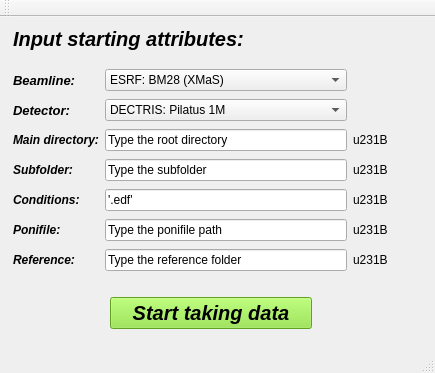
<?xml version="1.0" encoding="UTF-8"?>
<ui version="4.0">
 <class>MainWindow</class>
 <widget class="QMainWindow" name="MainWindow">
  <property name="geometry">
   <rect>
    <x>0</x>
    <y>0</y>
    <width>435</width>
    <height>373</height>
   </rect>
  </property>
  <property name="windowTitle">
   <string>MainWindow</string>
  </property>
  <widget class="QWidget" name="centralwidget">
   <widget class="QPushButton" name="button_start">
    <property name="geometry">
     <rect>
      <x>110</x>
      <y>280</y>
      <width>202</width>
      <height>32</height>
     </rect>
    </property>
    <property name="palette">
     <palette>
      <active>
       <colorrole role="WindowText">
        <brush brushstyle="SolidPattern">
         <color alpha="255">
          <red>0</red>
          <green>0</green>
          <blue>0</blue>
         </color>
        </brush>
       </colorrole>
       <colorrole role="Button">
        <brush brushstyle="SolidPattern">
         <color alpha="255">
          <red>138</red>
          <green>226</green>
          <blue>52</blue>
         </color>
        </brush>
       </colorrole>
       <colorrole role="Light">
        <brush brushstyle="SolidPattern">
         <color alpha="255">
          <red>198</red>
          <green>255</green>
          <blue>143</blue>
         </color>
        </brush>
       </colorrole>
       <colorrole role="Midlight">
        <brush brushstyle="SolidPattern">
         <color alpha="255">
          <red>168</red>
          <green>240</green>
          <blue>97</blue>
         </color>
        </brush>
       </colorrole>
       <colorrole role="Dark">
        <brush brushstyle="SolidPattern">
         <color alpha="255">
          <red>69</red>
          <green>113</green>
          <blue>26</blue>
         </color>
        </brush>
       </colorrole>
       <colorrole role="Mid">
        <brush brushstyle="SolidPattern">
         <color alpha="255">
          <red>92</red>
          <green>151</green>
          <blue>34</blue>
         </color>
        </brush>
       </colorrole>
       <colorrole role="Text">
        <brush brushstyle="SolidPattern">
         <color alpha="255">
          <red>0</red>
          <green>0</green>
          <blue>0</blue>
         </color>
        </brush>
       </colorrole>
       <colorrole role="BrightText">
        <brush brushstyle="SolidPattern">
         <color alpha="255">
          <red>255</red>
          <green>255</green>
          <blue>255</blue>
         </color>
        </brush>
       </colorrole>
       <colorrole role="ButtonText">
        <brush brushstyle="SolidPattern">
         <color alpha="255">
          <red>0</red>
          <green>0</green>
          <blue>0</blue>
         </color>
        </brush>
       </colorrole>
       <colorrole role="Base">
        <brush brushstyle="SolidPattern">
         <color alpha="255">
          <red>255</red>
          <green>255</green>
          <blue>255</blue>
         </color>
        </brush>
       </colorrole>
       <colorrole role="Window">
        <brush brushstyle="SolidPattern">
         <color alpha="255">
          <red>138</red>
          <green>226</green>
          <blue>52</blue>
         </color>
        </brush>
       </colorrole>
       <colorrole role="Shadow">
        <brush brushstyle="SolidPattern">
         <color alpha="255">
          <red>0</red>
          <green>0</green>
          <blue>0</blue>
         </color>
        </brush>
       </colorrole>
       <colorrole role="AlternateBase">
        <brush brushstyle="SolidPattern">
         <color alpha="255">
          <red>196</red>
          <green>240</green>
          <blue>153</blue>
         </color>
        </brush>
       </colorrole>
       <colorrole role="ToolTipBase">
        <brush brushstyle="SolidPattern">
         <color alpha="255">
          <red>255</red>
          <green>255</green>
          <blue>220</blue>
         </color>
        </brush>
       </colorrole>
       <colorrole role="ToolTipText">
        <brush brushstyle="SolidPattern">
         <color alpha="255">
          <red>0</red>
          <green>0</green>
          <blue>0</blue>
         </color>
        </brush>
       </colorrole>
       <colorrole role="PlaceholderText">
        <brush brushstyle="SolidPattern">
         <color alpha="128">
          <red>0</red>
          <green>0</green>
          <blue>0</blue>
         </color>
        </brush>
       </colorrole>
      </active>
      <inactive>
       <colorrole role="WindowText">
        <brush brushstyle="SolidPattern">
         <color alpha="255">
          <red>0</red>
          <green>0</green>
          <blue>0</blue>
         </color>
        </brush>
       </colorrole>
       <colorrole role="Button">
        <brush brushstyle="SolidPattern">
         <color alpha="255">
          <red>138</red>
          <green>226</green>
          <blue>52</blue>
         </color>
        </brush>
       </colorrole>
       <colorrole role="Light">
        <brush brushstyle="SolidPattern">
         <color alpha="255">
          <red>198</red>
          <green>255</green>
          <blue>143</blue>
         </color>
        </brush>
       </colorrole>
       <colorrole role="Midlight">
        <brush brushstyle="SolidPattern">
         <color alpha="255">
          <red>168</red>
          <green>240</green>
          <blue>97</blue>
         </color>
        </brush>
       </colorrole>
       <colorrole role="Dark">
        <brush brushstyle="SolidPattern">
         <color alpha="255">
          <red>69</red>
          <green>113</green>
          <blue>26</blue>
         </color>
        </brush>
       </colorrole>
       <colorrole role="Mid">
        <brush brushstyle="SolidPattern">
         <color alpha="255">
          <red>92</red>
          <green>151</green>
          <blue>34</blue>
         </color>
        </brush>
       </colorrole>
       <colorrole role="Text">
        <brush brushstyle="SolidPattern">
         <color alpha="255">
          <red>0</red>
          <green>0</green>
          <blue>0</blue>
         </color>
        </brush>
       </colorrole>
       <colorrole role="BrightText">
        <brush brushstyle="SolidPattern">
         <color alpha="255">
          <red>255</red>
          <green>255</green>
          <blue>255</blue>
         </color>
        </brush>
       </colorrole>
       <colorrole role="ButtonText">
        <brush brushstyle="SolidPattern">
         <color alpha="255">
          <red>0</red>
          <green>0</green>
          <blue>0</blue>
         </color>
        </brush>
       </colorrole>
       <colorrole role="Base">
        <brush brushstyle="SolidPattern">
         <color alpha="255">
          <red>255</red>
          <green>255</green>
          <blue>255</blue>
         </color>
        </brush>
       </colorrole>
       <colorrole role="Window">
        <brush brushstyle="SolidPattern">
         <color alpha="255">
          <red>138</red>
          <green>226</green>
          <blue>52</blue>
         </color>
        </brush>
       </colorrole>
       <colorrole role="Shadow">
        <brush brushstyle="SolidPattern">
         <color alpha="255">
          <red>0</red>
          <green>0</green>
          <blue>0</blue>
         </color>
        </brush>
       </colorrole>
       <colorrole role="AlternateBase">
        <brush brushstyle="SolidPattern">
         <color alpha="255">
          <red>196</red>
          <green>240</green>
          <blue>153</blue>
         </color>
        </brush>
       </colorrole>
       <colorrole role="ToolTipBase">
        <brush brushstyle="SolidPattern">
         <color alpha="255">
          <red>255</red>
          <green>255</green>
          <blue>220</blue>
         </color>
        </brush>
       </colorrole>
       <colorrole role="ToolTipText">
        <brush brushstyle="SolidPattern">
         <color alpha="255">
          <red>0</red>
          <green>0</green>
          <blue>0</blue>
         </color>
        </brush>
       </colorrole>
       <colorrole role="PlaceholderText">
        <brush brushstyle="SolidPattern">
         <color alpha="128">
          <red>0</red>
          <green>0</green>
          <blue>0</blue>
         </color>
        </brush>
       </colorrole>
      </inactive>
      <disabled>
       <colorrole role="WindowText">
        <brush brushstyle="SolidPattern">
         <color alpha="255">
          <red>69</red>
          <green>113</green>
          <blue>26</blue>
         </color>
        </brush>
       </colorrole>
       <colorrole role="Button">
        <brush brushstyle="SolidPattern">
         <color alpha="255">
          <red>138</red>
          <green>226</green>
          <blue>52</blue>
         </color>
        </brush>
       </colorrole>
       <colorrole role="Light">
        <brush brushstyle="SolidPattern">
         <color alpha="255">
          <red>198</red>
          <green>255</green>
          <blue>143</blue>
         </color>
        </brush>
       </colorrole>
       <colorrole role="Midlight">
        <brush brushstyle="SolidPattern">
         <color alpha="255">
          <red>168</red>
          <green>240</green>
          <blue>97</blue>
         </color>
        </brush>
       </colorrole>
       <colorrole role="Dark">
        <brush brushstyle="SolidPattern">
         <color alpha="255">
          <red>69</red>
          <green>113</green>
          <blue>26</blue>
         </color>
        </brush>
       </colorrole>
       <colorrole role="Mid">
        <brush brushstyle="SolidPattern">
         <color alpha="255">
          <red>92</red>
          <green>151</green>
          <blue>34</blue>
         </color>
        </brush>
       </colorrole>
       <colorrole role="Text">
        <brush brushstyle="SolidPattern">
         <color alpha="255">
          <red>69</red>
          <green>113</green>
          <blue>26</blue>
         </color>
        </brush>
       </colorrole>
       <colorrole role="BrightText">
        <brush brushstyle="SolidPattern">
         <color alpha="255">
          <red>255</red>
          <green>255</green>
          <blue>255</blue>
         </color>
        </brush>
       </colorrole>
       <colorrole role="ButtonText">
        <brush brushstyle="SolidPattern">
         <color alpha="255">
          <red>69</red>
          <green>113</green>
          <blue>26</blue>
         </color>
        </brush>
       </colorrole>
       <colorrole role="Base">
        <brush brushstyle="SolidPattern">
         <color alpha="255">
          <red>138</red>
          <green>226</green>
          <blue>52</blue>
         </color>
        </brush>
       </colorrole>
       <colorrole role="Window">
        <brush brushstyle="SolidPattern">
         <color alpha="255">
          <red>138</red>
          <green>226</green>
          <blue>52</blue>
         </color>
        </brush>
       </colorrole>
       <colorrole role="Shadow">
        <brush brushstyle="SolidPattern">
         <color alpha="255">
          <red>0</red>
          <green>0</green>
          <blue>0</blue>
         </color>
        </brush>
       </colorrole>
       <colorrole role="AlternateBase">
        <brush brushstyle="SolidPattern">
         <color alpha="255">
          <red>138</red>
          <green>226</green>
          <blue>52</blue>
         </color>
        </brush>
       </colorrole>
       <colorrole role="ToolTipBase">
        <brush brushstyle="SolidPattern">
         <color alpha="255">
          <red>255</red>
          <green>255</green>
          <blue>220</blue>
         </color>
        </brush>
       </colorrole>
       <colorrole role="ToolTipText">
        <brush brushstyle="SolidPattern">
         <color alpha="255">
          <red>0</red>
          <green>0</green>
          <blue>0</blue>
         </color>
        </brush>
       </colorrole>
       <colorrole role="PlaceholderText">
        <brush brushstyle="SolidPattern">
         <color alpha="128">
          <red>0</red>
          <green>0</green>
          <blue>0</blue>
         </color>
        </brush>
       </colorrole>
      </disabled>
     </palette>
    </property>
    <property name="font">
     <font>
      <pointsize>15</pointsize>
      <weight>75</weight>
      <italic>true</italic>
      <bold>true</bold>
     </font>
    </property>
    <property name="mouseTracking">
     <bool>true</bool>
    </property>
    <property name="text">
     <string>Start taking data</string>
    </property>
   </widget>
   <widget class="QLabel" name="label_input">
    <property name="geometry">
     <rect>
      <x>13</x>
      <y>10</y>
      <width>285</width>
      <height>24</height>
     </rect>
    </property>
    <property name="font">
     <font>
      <pointsize>15</pointsize>
      <weight>75</weight>
      <italic>true</italic>
      <bold>true</bold>
      <underline>false</underline>
     </font>
    </property>
    <property name="layoutDirection">
     <enum>Qt::RightToLeft</enum>
    </property>
    <property name="text">
     <string>Input starting attributes:</string>
    </property>
   </widget>
   <widget class="QWidget" name="layoutWidget">
    <property name="geometry">
     <rect>
      <x>13</x>
      <y>50</y>
      <width>375</width>
      <height>213</height>
     </rect>
    </property>
    <layout class="QGridLayout" name="gridLayout">
     <item row="0" column="0">
      <widget class="QLabel" name="label_beamline">
       <property name="font">
        <font>
         <pointsize>10</pointsize>
         <weight>75</weight>
         <italic>true</italic>
         <bold>true</bold>
        </font>
       </property>
       <property name="text">
        <string>Beamline:</string>
       </property>
      </widget>
     </item>
     <item row="0" column="3">
      <widget class="QLabel" name="label_icon_beamline">
       <property name="text">
        <string/>
       </property>
      </widget>
     </item>
     <item row="1" column="0">
      <widget class="QLabel" name="label_dtector">
       <property name="font">
        <font>
         <pointsize>10</pointsize>
         <weight>75</weight>
         <italic>true</italic>
         <bold>true</bold>
        </font>
       </property>
       <property name="text">
        <string>Detector:</string>
       </property>
      </widget>
     </item>
     <item row="1" column="1">
      <widget class="QComboBox" name="comboBox_detectors">
       <item>
        <property name="text">
         <string>DECTRIS: Pilatus 1M</string>
        </property>
       </item>
       <item>
        <property name="text">
         <string>DECTRIS: Pilatus 3k</string>
        </property>
       </item>
       <item>
        <property name="text">
         <string>Rayonix LX255-HS</string>
        </property>
       </item>
      </widget>
     </item>
     <item row="2" column="0">
      <widget class="QLabel" name="label_maindir">
       <property name="font">
        <font>
         <weight>75</weight>
         <italic>true</italic>
         <bold>true</bold>
        </font>
       </property>
       <property name="text">
        <string>Main directory:</string>
       </property>
      </widget>
     </item>
     <item row="2" column="1">
      <widget class="QLineEdit" name="lineEdit_maindir">
       <property name="text">
        <string>Type the root directory</string>
       </property>
      </widget>
     </item>
     <item row="2" column="3">
      <widget class="QLabel" name="label_check_maindir">
       <property name="text">
        <string>u231B</string>
       </property>
       <property name="textFormat">
        <enum>Qt::RichText</enum>
       </property>
      </widget>
     </item>
     <item row="3" column="0">
      <widget class="QLabel" name="label_subfolder">
       <property name="font">
        <font>
         <weight>75</weight>
         <italic>true</italic>
         <bold>true</bold>
        </font>
       </property>
       <property name="text">
        <string>Subfolder:</string>
       </property>
      </widget>
     </item>
     <item row="3" column="1">
      <widget class="QLineEdit" name="lineEdit_subfolder">
       <property name="text">
        <string>Type the subfolder</string>
       </property>
      </widget>
     </item>
     <item row="3" column="3">
      <widget class="QLabel" name="label_check_subfolder">
       <property name="text">
        <string>u231B</string>
       </property>
      </widget>
     </item>
     <item row="4" column="0">
      <widget class="QLabel" name="label_conditions">
       <property name="font">
        <font>
         <weight>75</weight>
         <italic>true</italic>
         <bold>true</bold>
        </font>
       </property>
       <property name="text">
        <string>Conditions:</string>
       </property>
      </widget>
     </item>
     <item row="4" column="1">
      <widget class="QLineEdit" name="lineEdit_conditions">
       <property name="text">
        <string>'.edf'</string>
       </property>
      </widget>
     </item>
     <item row="4" column="3">
      <widget class="QLabel" name="label_check_subfolder_2">
       <property name="text">
        <string>u231B</string>
       </property>
      </widget>
     </item>
     <item row="5" column="0">
      <widget class="QLabel" name="label_ponifile">
       <property name="font">
        <font>
         <weight>75</weight>
         <italic>true</italic>
         <bold>true</bold>
        </font>
       </property>
       <property name="text">
        <string>Ponifile:</string>
       </property>
      </widget>
     </item>
     <item row="5" column="1">
      <widget class="QLineEdit" name="lineEdit_ponifile">
       <property name="text">
        <string>Type the ponifile path</string>
       </property>
      </widget>
     </item>
     <item row="5" column="3">
      <widget class="QLabel" name="label_check_ponifile">
       <property name="text">
        <string>u231B</string>
       </property>
      </widget>
     </item>
     <item row="6" column="0">
      <widget class="QLabel" name="label_reference">
       <property name="font">
        <font>
         <weight>75</weight>
         <italic>true</italic>
         <bold>true</bold>
        </font>
       </property>
       <property name="text">
        <string>Reference:</string>
       </property>
      </widget>
     </item>
     <item row="6" column="1">
      <widget class="QLineEdit" name="lineEdit_reference">
       <property name="text">
        <string>Type the reference folder</string>
       </property>
      </widget>
     </item>
     <item row="6" column="3">
      <widget class="QLabel" name="label_check_reference">
       <property name="text">
        <string>u231B</string>
       </property>
      </widget>
     </item>
     <item row="0" column="1">
      <widget class="QComboBox" name="comboBox_beamlines">
       <item>
        <property name="text">
         <string>ESRF: BM28 (XMaS)</string>
        </property>
       </item>
       <item>
        <property name="text">
         <string>ESRF: BM26 (DUBBLE)</string>
        </property>
       </item>
       <item>
        <property name="text">
         <string>ALBA: BL11 (NCD-SWEET)</string>
        </property>
       </item>
      </widget>
     </item>
     <item row="1" column="3">
      <widget class="QLabel" name="label_icon_detector">
       <property name="text">
        <string/>
       </property>
      </widget>
     </item>
    </layout>
   </widget>
  </widget>
  <widget class="QMenuBar" name="menubar">
   <property name="geometry">
    <rect>
     <x>0</x>
     <y>0</y>
     <width>435</width>
     <height>22</height>
    </rect>
   </property>
  </widget>
  <widget class="QStatusBar" name="statusbar"/>
  <widget class="QToolBar" name="toolBar">
   <property name="windowTitle">
    <string>toolBar</string>
   </property>
   <attribute name="toolBarArea">
    <enum>TopToolBarArea</enum>
   </attribute>
   <attribute name="toolBarBreak">
    <bool>false</bool>
   </attribute>
  </widget>
 </widget>
 <tabstops>
  <tabstop>comboBox_beamlines</tabstop>
 </tabstops>
 <resources/>
 <connections/>
</ui>
